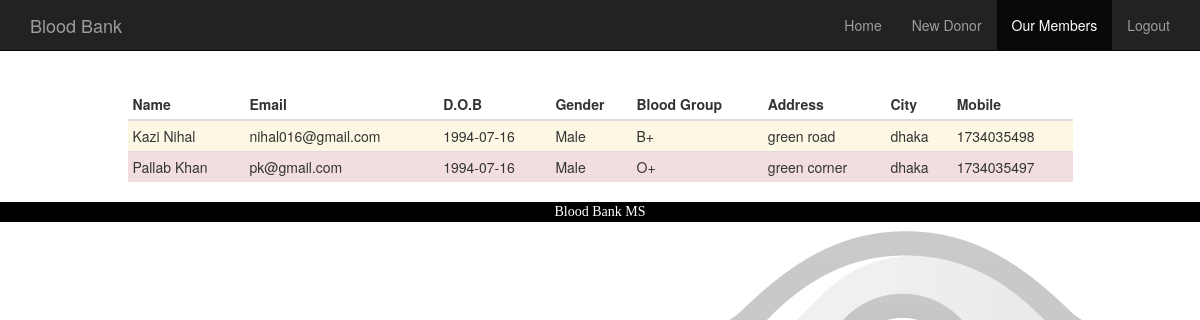
/members.php, run on the app's committed database.
### tables this page shows
CREATE TABLE `users` (
  `id` int(11) NOT NULL,
  `first_name` varchar(50) NOT NULL,
  `last_name` varchar(100) NOT NULL,
  `email` varchar(100) NOT NULL,
  `dob` date NOT NULL,
  `gender` varchar(10) NOT NULL,
  `b_type` varchar(10) NOT NULL,
  `address` varchar(500) NOT NULL,
  `city` varchar(100) NOT NULL,
  `mobile` varchar(13) NOT NULL,
  `created_at` timestamp NOT NULL DEFAULT CURRENT_TIMESTAMP ON UPDATE CURRENT_TIMESTAMP
);

### members.php (called while the page is built)
<?php
$i=0;
require_once 'users/php/DBConnect.php';
$db = new DBConnect();
$users = $db->getUsers();
$title="Members Area";$setMemberActive="active";$bg_background="bg-warning";
include 'layout/_header.php';
include 'layout/_top_nav.php';
?>
<?php include 'users/layout/_member_layout.php'; ?>
<?php include 'layout/_footer.php'; ?>

### users/php/DBConnect.php (called while the page is built, shortened)
<?php
class DBConnect {
    private $db = NULL;
    public function __construct() {
        $dsn = 'mysql:dbname=' . self::DB_NAME . ';host=' . self::DB_SERVER;
        try {
            $this->db = new PDO($dsn, self::DB_USER, self::DB_PASSWORD);
        } catch (PDOException $e) {
            throw new Exception('Connection failed: ' .
            $e->getMessage());
        }
        return $this->db;
    }
    public function getUsers(){
        $stmt = $this->db->prepare("SELECT * FROM users");
        $stmt->execute();
        return $stmt->fetchAll();
    }
}

### users/layout/_member_layout.php (the view)
<div class="container">
    <div class="row">
        <div class="col-md-1"></div>
        <div class="col-md-10">
            <?php if(isset($users)): $i++;?>
            <table class="table table-condensed">
                <thead>
                <th>Name</th>
                <th>Email</th>
                <th>D.O.B</th>
                <th>Gender</th>
                <th>Blood Group</th>
                <th>Address</th>
                <th>City</th>
                <th>Mobile</th>
                </thead>
                <?php foreach($users as $u): $i++;?>
                <tr class="<?php if($i%2==0){echo $bg_background;}else{echo 'bg-danger';} ?>">
                    <td><?= $u['first_name']." ".$u['last_name']; ?></td>
                    <td><?= $u['email']; ?></td>
                    <td><?= $u['dob']; ?></td>
                    <td><?= $u['gender']; ?></td>
                    <td><?= $u['b_type']; ?></td>
                    <td><?= wordwrap($u['address'], 26, '<br>'); ?></td>
                    <td><?= $u['city']; ?></td>
                    <td><?= $u['mobile']; ?></td>
                </tr>
                <?php endforeach; ?>
            </table>
            <?php endif; ?>
        </div>
        <div class="col-md-1"></div>
    </div>
</div>

### css/mystyle.css (style rules this page uses)
body { padding-top: 3.5em; background-image: url("../assets/bg_image.jpg"); }

### data on the page
users: first_name "Kazi", last_name "Nihal", email "nihal016@gmail.com", dob "1994-07-16", gender "Male", b_type "B+", address "green road", city "dhaka", mobile "1734035498"
users: first_name "Pallab", last_name "Khan", email "pk@gmail.com", dob "1994-07-16", gender "Male", b_type "O+", address "green corner", city "dhaka", mobile "1734035497"
